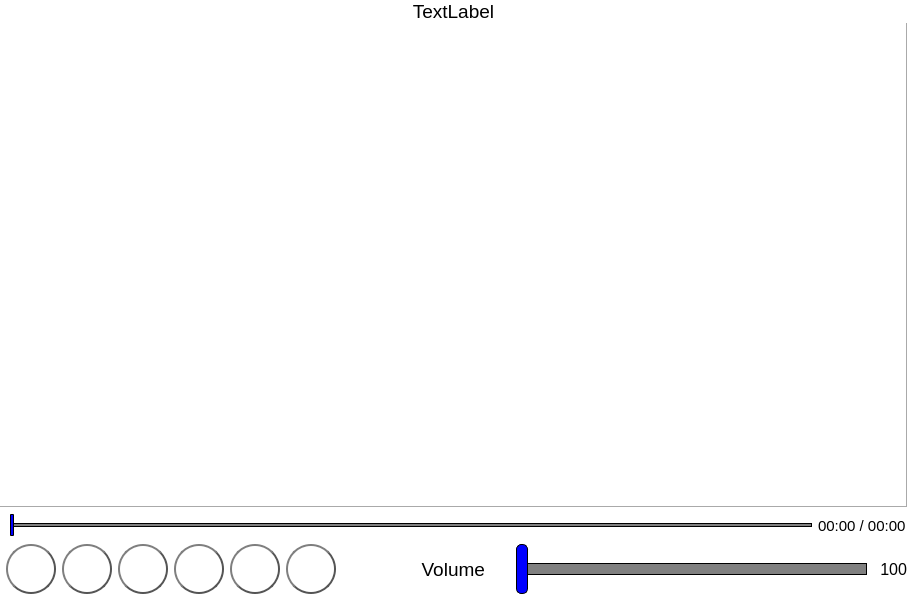
<?xml version="1.0" encoding="UTF-8"?>
<ui version="4.0">
 <class>Frame</class>
 <widget class="QFrame" name="Frame">
  <property name="geometry">
   <rect>
    <x>0</x>
    <y>0</y>
    <width>907</width>
    <height>600</height>
   </rect>
  </property>
  <property name="sizePolicy">
   <sizepolicy hsizetype="Expanding" vsizetype="Expanding">
    <horstretch>0</horstretch>
    <verstretch>0</verstretch>
   </sizepolicy>
  </property>
  <property name="windowTitle">
   <string>Frame</string>
  </property>
  <property name="styleSheet">
   <string notr="true">background-color:white;</string>
  </property>
  <layout class="QGridLayout" name="gridLayout">
   <property name="leftMargin">
    <number>0</number>
   </property>
   <property name="topMargin">
    <number>0</number>
   </property>
   <property name="rightMargin">
    <number>0</number>
   </property>
   <property name="bottomMargin">
    <number>0</number>
   </property>
   <item row="1" column="0">
    <layout class="QHBoxLayout" name="horizontalLayout_2" stretch="9,1">
     <property name="spacing">
      <number>6</number>
     </property>
     <property name="leftMargin">
      <number>10</number>
     </property>
     <item>
      <widget class="QSlider" name="slider_progress">
       <property name="minimumSize">
        <size>
         <width>0</width>
         <height>25</height>
        </size>
       </property>
       <property name="styleSheet">
        <string notr="true">QSlider::groove:horizontal {
				border: 1px solid;
				background-color: grey;
				height: 2px;
				margin: 10px 0px;
			}
			QSlider::handle:horizontal {
				background-color: blue;
				border: 1px solid;
				border-style: outset;
				border-radius: 1px;
				height: 5px;
				width: 2px; 
				margin: -10px -1px;
			}</string>
       </property>
       <property name="orientation">
        <enum>Qt::Horizontal</enum>
       </property>
      </widget>
     </item>
     <item>
      <widget class="QLabel" name="labelDuration">
       <property name="font">
        <font>
         <pointsize>11</pointsize>
        </font>
       </property>
       <property name="text">
        <string>00:00 / 00:00</string>
       </property>
       <property name="alignment">
        <set>Qt::AlignJustify|Qt::AlignVCenter</set>
       </property>
      </widget>
     </item>
    </layout>
   </item>
   <item row="0" column="0">
    <layout class="QVBoxLayout" name="verticalLayout" stretch="0,0">
     <property name="spacing">
      <number>0</number>
     </property>
     <item>
      <layout class="QHBoxLayout" name="horizontalLayout">
       <item>
        <widget class="QLabel" name="labelVideo">
         <property name="font">
          <font>
           <pointsize>14</pointsize>
          </font>
         </property>
         <property name="text">
          <string>TextLabel</string>
         </property>
         <property name="alignment">
          <set>Qt::AlignCenter</set>
         </property>
        </widget>
       </item>
      </layout>
     </item>
     <item>
      <widget class="QFrame" name="frameVideoPlayer">
       <property name="enabled">
        <bool>true</bool>
       </property>
       <property name="sizePolicy">
        <sizepolicy hsizetype="Expanding" vsizetype="Expanding">
         <horstretch>0</horstretch>
         <verstretch>0</verstretch>
        </sizepolicy>
       </property>
       <property name="frameShape">
        <enum>QFrame::Panel</enum>
       </property>
       <property name="frameShadow">
        <enum>QFrame::Raised</enum>
       </property>
       <layout class="QGridLayout" name="gridLayout_2"/>
      </widget>
     </item>
    </layout>
   </item>
   <item row="2" column="0">
    <layout class="QHBoxLayout" name="horizontalLayout_4" stretch="3,4">
     <property name="spacing">
      <number>20</number>
     </property>
     <property name="leftMargin">
      <number>6</number>
     </property>
     <property name="rightMargin">
      <number>0</number>
     </property>
     <property name="bottomMargin">
      <number>6</number>
     </property>
     <item>
      <layout class="QHBoxLayout" name="horizontalLayout_3" stretch="0,0,0,0,0,0">
       <property name="spacing">
        <number>6</number>
       </property>
       <item>
        <widget class="QPushButton" name="stopButton">
         <property name="sizePolicy">
          <sizepolicy hsizetype="Fixed" vsizetype="Fixed">
           <horstretch>0</horstretch>
           <verstretch>0</verstretch>
          </sizepolicy>
         </property>
         <property name="minimumSize">
          <size>
           <width>50</width>
           <height>50</height>
          </size>
         </property>
         <property name="styleSheet">
          <string notr="true">QPushButton {
	border-image: url(:/img/round_stop.png);
border-image: url(:/img/round_stop.png);
    color: #333;
    border: 2px solid #555;
    border-radius: 25px;
    border-style: outset;
    background: qradialgradient(
        cx: 0.3, cy: -0.4, fx: 0.3, fy: -0.4,
        radius: 1.35, stop: 0 #fff, stop: 1 #888
        );
    padding: 5px;
    }

QPushButton:hover {
    background: qradialgradient(
        cx: 0.3, cy: -0.4, fx: 0.3, fy: -0.4,
        radius: 1.35, stop: 0 #fff, stop: 1 #bbb
        );
    }

QPushButton:pressed {
    border: 6px solid #555;
    border-radius: 25px;
    border-style:outset;
    background: qradialgradient(
        cx: 0.4, cy: -0.1, fx: 0.4, fy: -0.1,
        radius: 1.35, stop: 0 #fff, stop: 1 #ddd
        );
    }</string>
         </property>
         <property name="text">
          <string/>
         </property>
        </widget>
       </item>
       <item>
        <widget class="QPushButton" name="previousButton">
         <property name="sizePolicy">
          <sizepolicy hsizetype="Fixed" vsizetype="Fixed">
           <horstretch>0</horstretch>
           <verstretch>0</verstretch>
          </sizepolicy>
         </property>
         <property name="minimumSize">
          <size>
           <width>50</width>
           <height>50</height>
          </size>
         </property>
         <property name="baseSize">
          <size>
           <width>0</width>
           <height>0</height>
          </size>
         </property>
         <property name="styleSheet">
          <string notr="true">QPushButton {
border-image: url(:/img/round_last.png);
    color: #333;
    border: 2px solid #555;
    border-radius: 25px;
    border-style: outset;
    background: qradialgradient(
        cx: 0.3, cy: -0.4, fx: 0.3, fy: -0.4,
        radius: 1.35, stop: 0 #fff, stop: 1 #888
        );
    padding: 5px;
    }

QPushButton:hover {
    background: qradialgradient(
        cx: 0.3, cy: -0.4, fx: 0.3, fy: -0.4,
        radius: 1.35, stop: 0 #fff, stop: 1 #bbb
        );
    }

QPushButton:pressed {
    border: 6px solid #555;
    border-radius: 25px;
    border-style:outset;
    background: qradialgradient(
        cx: 0.4, cy: -0.1, fx: 0.4, fy: -0.1,
        radius: 1.35, stop: 0 #fff, stop: 1 #ddd
        );
    }</string>
         </property>
         <property name="text">
          <string notr="true"/>
         </property>
        </widget>
       </item>
       <item>
        <widget class="QPushButton" name="playButton">
         <property name="sizePolicy">
          <sizepolicy hsizetype="Fixed" vsizetype="Fixed">
           <horstretch>0</horstretch>
           <verstretch>0</verstretch>
          </sizepolicy>
         </property>
         <property name="minimumSize">
          <size>
           <width>50</width>
           <height>50</height>
          </size>
         </property>
         <property name="styleSheet">
          <string notr="true">QPushButton {
border-image: url(:/img/round_play.png);
    color: #333;
    border: 2px solid #555;
    border-radius: 25px;
    border-style: outset;
    background: qradialgradient(
        cx: 0.3, cy: -0.4, fx: 0.3, fy: -0.4,
        radius: 1.35, stop: 0 #fff, stop: 1 #888
        );
    padding: 5px;
    }

QPushButton:hover {
    background: qradialgradient(
        cx: 0.3, cy: -0.4, fx: 0.3, fy: -0.4,
        radius: 1.35, stop: 0 #fff, stop: 1 #bbb
        );
    }

QPushButton:pressed {
    border: 6px solid #555;
    border-radius: 25px;
    border-style:outset;
    background: qradialgradient(
        cx: 0.4, cy: -0.1, fx: 0.4, fy: -0.1,
        radius: 1.35, stop: 0 #fff, stop: 1 #ddd
        );
    }</string>
         </property>
         <property name="text">
          <string notr="true"/>
         </property>
        </widget>
       </item>
       <item>
        <widget class="QPushButton" name="nextButton">
         <property name="sizePolicy">
          <sizepolicy hsizetype="Fixed" vsizetype="Fixed">
           <horstretch>0</horstretch>
           <verstretch>0</verstretch>
          </sizepolicy>
         </property>
         <property name="minimumSize">
          <size>
           <width>50</width>
           <height>50</height>
          </size>
         </property>
         <property name="styleSheet">
          <string notr="true">QPushButton {
border-image: url(:/img/round_next.png);
    color: #333;
    border: 2px solid #555;
    border-radius: 25px;
    border-style: outset;
    background: qradialgradient(
        cx: 0.3, cy: -0.4, fx: 0.3, fy: -0.4,
        radius: 1.35, stop: 0 #fff, stop: 1 #888
        );
    padding: 5px;
    }

QPushButton:hover {
    background: qradialgradient(
        cx: 0.3, cy: -0.4, fx: 0.3, fy: -0.4,
        radius: 1.35, stop: 0 #fff, stop: 1 #bbb
        );
    }

QPushButton:pressed {
    border: 6px solid #555;
    border-radius: 25px;
    border-style:outset;
    background: qradialgradient(
        cx: 0.4, cy: -0.1, fx: 0.4, fy: -0.1,
        radius: 1.35, stop: 0 #fff, stop: 1 #ddd
        );
    }</string>
         </property>
         <property name="text">
          <string notr="true"/>
         </property>
        </widget>
       </item>
       <item>
        <widget class="QPushButton" name="escolherVideoButton">
         <property name="sizePolicy">
          <sizepolicy hsizetype="Fixed" vsizetype="Fixed">
           <horstretch>0</horstretch>
           <verstretch>0</verstretch>
          </sizepolicy>
         </property>
         <property name="minimumSize">
          <size>
           <width>50</width>
           <height>50</height>
          </size>
         </property>
         <property name="styleSheet">
          <string notr="true">QPushButton {
	border-image: url(:/btn/round_repeat.png);
    color: #333;
    border: 2px solid #555;
    border-radius: 25px;
    border-style: outset;
    background: qradialgradient(
        cx: 0.3, cy: -0.4, fx: 0.3, fy: -0.4,
        radius: 1.35, stop: 0 #fff, stop: 1 #888
        );
    padding: 5px;
    }

QPushButton:hover {
    background: qradialgradient(
        cx: 0.3, cy: -0.4, fx: 0.3, fy: -0.4,
        radius: 1.35, stop: 0 #fff, stop: 1 #bbb
        );
    }

QPushButton:pressed {
    border: 6px solid #555;
    border-radius: 25px;
    border-style:outset;
    background: qradialgradient(
        cx: 0.4, cy: -0.1, fx: 0.4, fy: -0.1,
        radius: 1.35, stop: 0 #fff, stop: 1 #ddd
        );
    }</string>
         </property>
         <property name="text">
          <string notr="true"/>
         </property>
        </widget>
       </item>
       <item>
        <widget class="QPushButton" name="muteButton">
         <property name="sizePolicy">
          <sizepolicy hsizetype="Fixed" vsizetype="Fixed">
           <horstretch>0</horstretch>
           <verstretch>0</verstretch>
          </sizepolicy>
         </property>
         <property name="minimumSize">
          <size>
           <width>50</width>
           <height>50</height>
          </size>
         </property>
         <property name="styleSheet">
          <string notr="true">QPushButton {
	border-image: url(:/newPrefix/round_unmute.png);
    color: #333;
    border: 2px solid #555;
    border-radius: 25px;
    border-style: outset;
    background: qradialgradient(
        cx: 0.3, cy: -0.4, fx: 0.3, fy: -0.4,
        radius: 1.35, stop: 0 #fff, stop: 1 #888
        );
    padding: 5px;
    }

QPushButton:hover {
    background: qradialgradient(
        cx: 0.3, cy: -0.4, fx: 0.3, fy: -0.4,
        radius: 1.35, stop: 0 #fff, stop: 1 #bbb
        );
    }

QPushButton:pressed {
    border: 6px solid #555;
    border-radius: 25px;
    border-style:outset;
    background: qradialgradient(
        cx: 0.4, cy: -0.1, fx: 0.4, fy: -0.1,
        radius: 1.35, stop: 0 #fff, stop: 1 #ddd
        );
    }</string>
         </property>
         <property name="text">
          <string notr="true"/>
         </property>
        </widget>
       </item>
      </layout>
     </item>
     <item>
      <layout class="QHBoxLayout" name="horizontalLayout_5">
       <property name="spacing">
        <number>10</number>
       </property>
       <item>
        <widget class="QLabel" name="label">
         <property name="minimumSize">
          <size>
           <width>150</width>
           <height>0</height>
          </size>
         </property>
         <property name="font">
          <font>
           <pointsize>14</pointsize>
          </font>
         </property>
         <property name="text">
          <string>Volume    </string>
         </property>
         <property name="alignment">
          <set>Qt::AlignRight|Qt::AlignTrailing|Qt::AlignVCenter</set>
         </property>
        </widget>
       </item>
       <item>
        <widget class="QSlider" name="volumeSlider">
         <property name="sizePolicy">
          <sizepolicy hsizetype="Expanding" vsizetype="Fixed">
           <horstretch>0</horstretch>
           <verstretch>0</verstretch>
          </sizepolicy>
         </property>
         <property name="minimumSize">
          <size>
           <width>0</width>
           <height>50</height>
          </size>
         </property>
         <property name="styleSheet">
          <string notr="true">QSlider::groove:horizontal {
				border: 1px solid;
				background-color: grey;
				height: 10px;
				margin: 10px 0px;
			}
			QSlider::handle:horizontal {
				background-color: blue;
				border: 1px solid;
				border-style: outset;
				border-radius: 5px;
				height: 5px;
				width: 10px; 
				margin: -20px -1px;
			}</string>
         </property>
         <property name="maximum">
          <number>100</number>
         </property>
         <property name="orientation">
          <enum>Qt::Horizontal</enum>
         </property>
         <property name="tickPosition">
          <enum>QSlider::TicksBelow</enum>
         </property>
        </widget>
       </item>
       <item>
        <widget class="QLabel" name="labelVolume">
         <property name="minimumSize">
          <size>
           <width>30</width>
           <height>0</height>
          </size>
         </property>
         <property name="font">
          <font>
           <pointsize>12</pointsize>
           <weight>50</weight>
           <bold>false</bold>
          </font>
         </property>
         <property name="text">
          <string>100</string>
         </property>
         <property name="alignment">
          <set>Qt::AlignRight|Qt::AlignTrailing|Qt::AlignVCenter</set>
         </property>
        </widget>
       </item>
      </layout>
     </item>
    </layout>
   </item>
  </layout>
 </widget>
 <resources>
  <include location="../btn/botoes.qrc"/>
 </resources>
 <connections/>
</ui>
